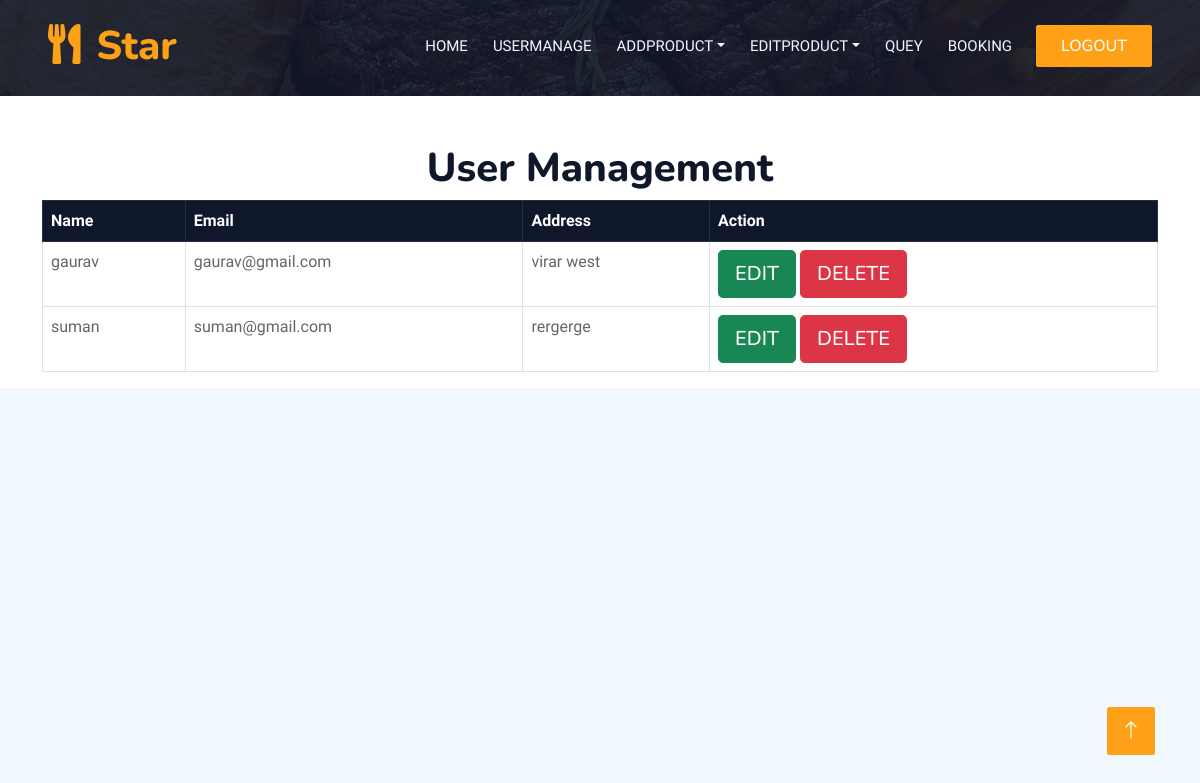
Screenshot of /admin/usermanage.php (signed in) with the database file from the repository.
### tables this page shows
CREATE TABLE `users` (
  `id` int(11) NOT NULL,
  `name` varchar(255) NOT NULL,
  `email` varchar(255) NOT NULL,
  `password` varchar(255) NOT NULL,
  `address` varchar(255) NOT NULL
);

### admin/usermanage.php (the view, shortened to what this page needs)
<!DOCTYPE html>
<html lang="en">
<head>
    <link href="https://cdnjs.cloudflare.com/ajax/libs/font-awesome/5.10.0/css/all.min.css" rel="stylesheet">
    <link href="https://cdn.jsdelivr.net/npm/bootstrap-icons@1.4.1/font/bootstrap-icons.css" rel="stylesheet">
    <link href="lib/animate/animate.min.css" rel="stylesheet">
    <link href="lib/owlcarousel/assets/owl.carousel.min.css" rel="stylesheet">
    <link href="lib/tempusdominus/css/tempusdominus-bootstrap-4.min.css" rel="stylesheet" />
    <link href="css/bootstrap.min.css" rel="stylesheet">
    <link href="css/style.css" rel="stylesheet">
</head>
<body>
    <div class="container-xxl bg-white p-0">
        <div class="container-xxl position-relative p-0">
            <nav class="navbar navbar-expand-lg navbar-dark bg-dark px-4 px-lg-5 py-3 py-lg-0">
                <a href="" class="navbar-brand p-0">
                    <h1 class="text-primary m-0"><i class="fa fa-utensils me-3"></i>Star</h1>
                </a>
                <div class="collapse navbar-collapse" id="navbarCollapse">
                    <div class="navbar-nav ms-auto py-0 pe-4">
                        <a href="home.php" class="nav-item nav-link">Home</a>
                        <a href="usermanage.php" class="nav-item nav-link ">Usermanage</a>
                        <div class="nav-item dropdown">
                            <a href="#" class="nav-link dropdown-toggle" data-bs-toggle="dropdown">AddProduct</a>
                        </div>
                        <div class="nav-item dropdown">
                            <a href="#" class="nav-link dropdown-toggle" data-bs-toggle="dropdown">EditProduct</a>
                        </div>
                        <a href="q.php" class="nav-item nav-link ">Quey</a>
                        <a href="booking.php" class="nav-item nav-link">Booking</a>
                    </div>
                    <a href="logout.php" class="btn btn-primary py-2 px-4">Logout</a>
                </div>
            </nav>
            <div class="container-xxl py-5 bg-dark hero-header mb-5">
            </div>
        </div>
<?php
include_once "config.php";
$query = "SELECT * FROM users";
$result = mysqli_query($conn, $query);
?>
    <div class="container mt-4">
    <h1 class="text-center">User Management</h1>
    <div class="table-responsive">
    <table class="table table-bordered">
    <thead>
        <tr class="table-dark">
            <th>Name</th>
            <th>Email</th>
            <th>Address</th>
            <th>Action</th>
        </tr>
</thead>
<tbody>
        <?php
        while ($row = mysqli_fetch_assoc($result)) {
            echo "<tr>
                    <td>{$row['name']}</td>
                    <td>{$row['email']}</td>
                    <td>{$row['address']}</td>
                    <td>
                        <a href='editusermanage.php?id={$row['id']}'class='btn btn-lg btn-success'>Edit</a>
                        <a href='deleteusermanage.php?id={$row['id']}'class='btn btn-lg btn-danger'>Delete</a>
                    </td>
                  </tr>";
                }
                ?>
            </tbody>
        </table>
    </div>
            </div>
<a href="#" class="btn btn-lg btn-primary btn-lg-square back-to-top"><i class="bi bi-arrow-up"></i></a>
    </div>
</body>
</html>

### admin/css/style.css (style rules this page uses)
:root { --primary: #FEA116; --light: #F1F8FF; --dark: #0F172B; }
.back-to-top { position: fixed; display: none; right: 45px; bottom: 45px; z-index: 99; }
.btn { font-family: 'Nunito', sans-serif; font-weight: 500; text-transform: uppercase; transition: .5s; }
.btn.btn-primary, .btn.btn-secondary { color: #FFFFFF; }
.btn-lg-square { width: 48px; height: 48px; }
.btn-square, .btn-sm-square, .btn-lg-square { padding: 0; display: flex; align-items: center; justify-content: center; font-weight: normal; border-radius: 2px; }
.navbar-dark .navbar-nav .nav-link { position: relative; margin-left: 25px; padding: 35px 0; font-size: 15px; color: var(--light) !important; text-transform: uppercase; font-weight: 500; outline: none; transition: .5s; }
@media (min-width: 992px) { .navbar-dark { position: absolute; width: 100%; top: 0; left: 0; z-index: 999; background: transparent !important; } }
.hero-header { background: linear-gradient(rgba(15, 23, 43, .9), rgba(15, 23, 43, .9)), url(../img/bg-hero.jpg); background-position: center center; background-repeat: no-repeat; background-size: cover; }

### rows the page displays
users: name "gaurav", email "gaurav@gmail.com", address "virar west"
users: name "suman", email "suman@gmail.com", address "rergerge"
